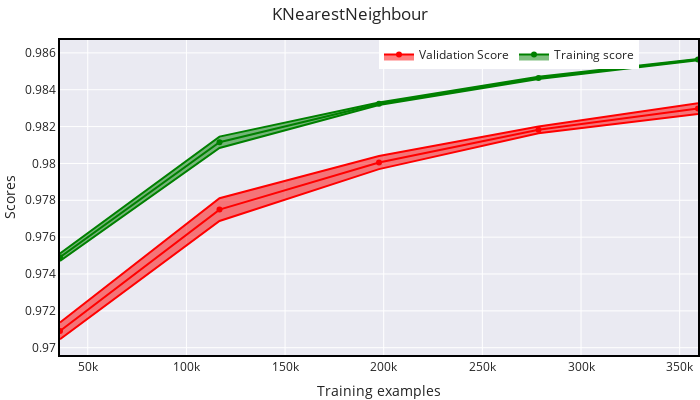

This figure's notebook cell:
### Code cell
plot_learning_curve(knn, 'KNearestNeighbour', X_test, y_test)

### Figure 1 — Plotly figure (JSON) as saved in the notebook; plotly's stock layout.template omitted (floating-point values rounded to 4 significant figures)
{"data": [{"marker": {"color": "green"}, "mode": "lines", "name": "Training score - Standard Deviation", "showlegend": false, "type": "scatter", "x": [35930, 116772, 197615, 278457, 359300], "y": [0.9751, 0.9815, 0.9833, 0.9847, 0.9857]}, {"fill": "tonexty", "marker": {"color": "green"}, "mode": "lines+markers", "name": "Training score", "type": "scatter", "x": [35930, 116772, 197615, 278457, 359300], "y": [0.9749, 0.9811, 0.9832, 0.9846, 0.9856]}, {"fill": "tonexty", "marker": {"color": "green"}, "mode": "lines", "name": "Training score + Standard Deviation", "showlegend": false, "type": "scatter", "x": [35930, 116772, 197615, 278457, 359300], "y": [0.9747, 0.9808, 0.9832, 0.9846, 0.9856]}, {"marker": {"color": "red"}, "mode": "lines", "showlegend": false, "type": "scatter", "x": [35930, 116772, 197615, 278457, 359300], "y": [0.9714, 0.9781, 0.9804, 0.982, 0.9833]}, {"fill": "tonexty", "marker": {"color": "red"}, "mode": "lines+markers", "name": "Validation Score", "type": "scatter", "x": [35930, 116772, 197615, 278457, 359300], "y": [0.9709, 0.9775, 0.9801, 0.9818, 0.983]}, {"fill": "tonexty", "marker": {"color": "red"}, "mode": "lines", "showlegend": false, "type": "scatter", "x": [35930, 116772, 197615, 278457, 359300], "y": [0.9705, 0.9769, 0.9797, 0.9816, 0.9827]}], "layout": {"height": 400, "legend": {"orientation": "h", "x": 0.5, "y": 1}, "margin": {"b": 0, "l": 60, "r": 0, "t": 40}, "title": {"text": "KNearestNeighbour"}, "width": 700, "xaxis": {"linecolor": "black", "linewidth": 2, "mirror": true, "title": {"text": "Training examples"}}, "yaxis": {"linecolor": "black", "linewidth": 2, "mirror": true, "title": {"text": "Scores"}}}}
